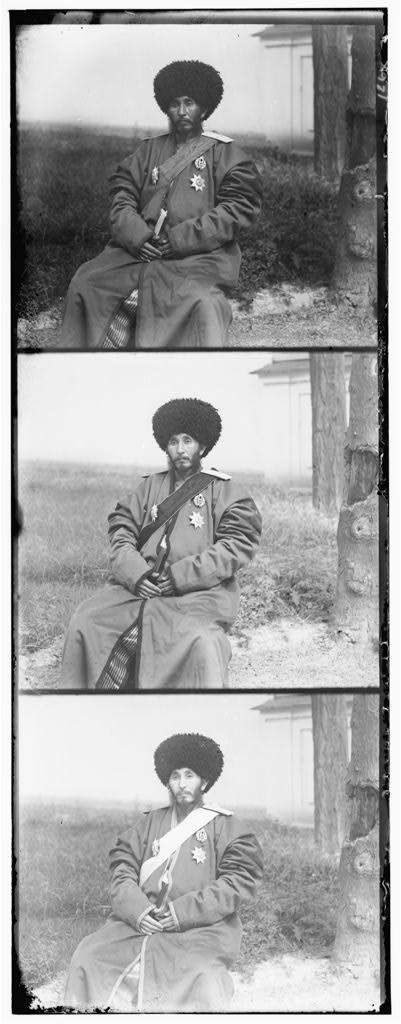
#> input picture Assignment_1/code/data/00106v.jpg, 401 x 1024 px, given as the content of the folder dataset/template/, which was not available
$ python main.py
#> lines starting #> are read from the running program, lines starting #| are printed output that depends on the picture; after the words box and inside, x2 and y2 are one past the last pixel; in counts of white or black regions, pixels touching at a corner belong together; pictures that were not available may be replaced by others from this repository, and a replacement may not be noted
# import the necessary packages
import numpy as np
import argparse
import imutils
import glob
import cv2
import os


def image_finder(template, target, target_dir = 'dataset/target'):
    template = cv2.imread(template)
    template = cv2.cvtColor(template, cv2.COLOR_BGR2GRAY)
    template = cv2.Canny(template, 50, 200)
    (template_height, template_weight) = template.shape[:2]
    cv2.imshow("Template", template)
    all_images = len(target[1])
    success = 0
    for imagePath in target[1]:
        image = cv2.imread(target_dir+'/'+target[0]+'/'+ imagePath)
        gray = cv2.cvtColor(image, cv2.COLOR_BGR2GRAY)
        found = None
        for scale in np.linspace(0.2, 1.0, 20)[::-1]:
            resized = imutils.resize(gray, width = int(gray.shape[1] * scale))
            r = gray.shape[1] / float(resized.shape[1])
            if resized.shape[0] < template_height or resized.shape[1] < template_weight:
            	break
            edged = cv2.Canny(resized, 50, 50)
            result = cv2.matchTemplate(edged, template, cv2.TM_CCOEFF)
            (_, maxVal, _, maxLoc) = cv2.minMaxLoc(result)
            if found is None or maxVal > found[0]:
                found = (maxVal, maxLoc, r)
        success += 1
        (_, maxLoc, r) = found
        (startX, startY) = (int(maxLoc[0] * r), int(maxLoc[1] * r))
        (endX, endY) = (int((maxLoc[0] + template_weight) * r), int((maxLoc[1] + template_height) * r))
        cv2.rectangle(image, (startX, startY), (endX, endY), (0, 0, 255), 2)
        cv2.imshow(target[0], image)
        cv2.waitKey(0)

    print('Accuricy of',target[0], 'is', (success/all_images), success, all_images)

temp_dir = 'dataset/template/'
temp_files = os.listdir(temp_dir)

target_dir = 'dataset/target'
target_files = os.listdir(target_dir)

temp_list = []
for i in temp_files:
    temp_list.append(temp_dir+ i)

target_dict = {}
for i in target_files:
    target_dict[i] = (os.listdir(target_dir +'/' +i))

for i in range(len(temp_list)):
    image = temp_list[i]
    target = list(target_dict.items())[i]
    image_finder(image, target)
#> in image_finder, template is the input picture: shape (1024, 401, 3); min 0, max 255, mean 162.5
#> in image_finder, `template = cv2.Canny(template, 50, 200)`:
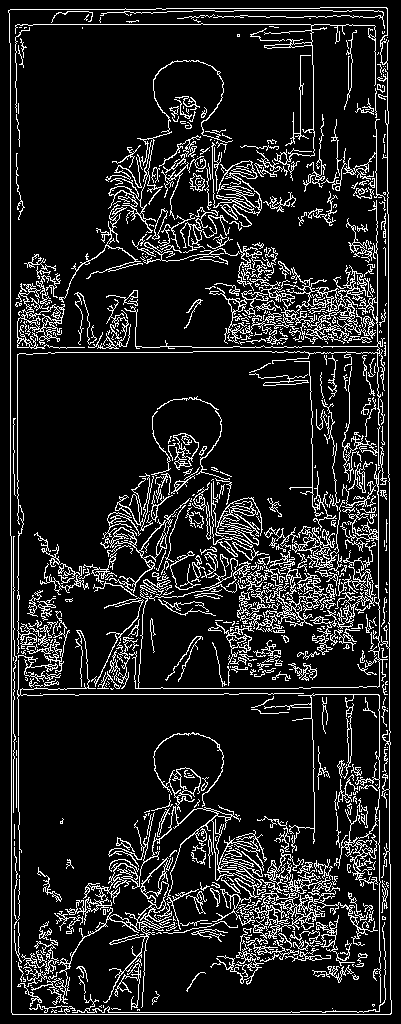
#> template: shape (1024, 401); 12.7% white in thin lines or dots
#> the loop in image_finder, `for scale in np.linspace(0.2, 1.0, 20)[::-1]:` made 2 passes
#> found on pass 1: (2.72e+09, (0, 0), 1)
#> pass 1, in image_finder, `edged = cv2.Canny(resized, 50, 50)`:
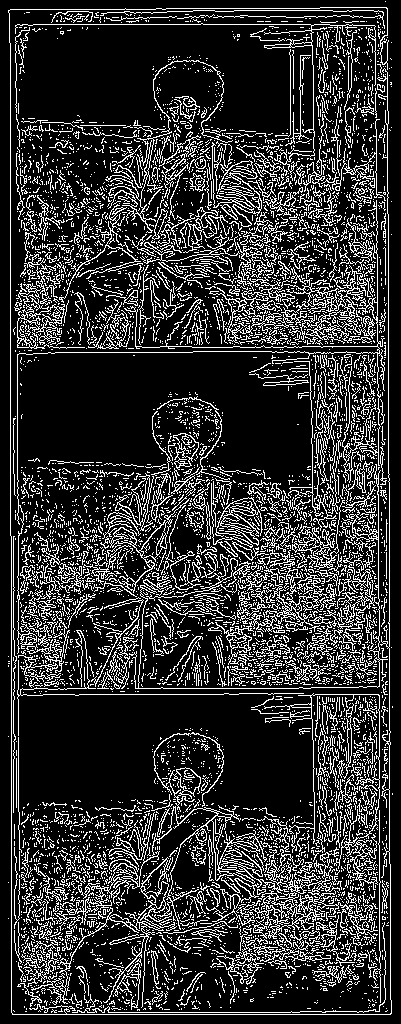
#> edged: shape (1024, 401); 19.7% white in thin lines or dots
#> in image_finder, `(_, maxLoc, r) = found`: r = 1
#> in image_finder, `(startX, startY) = (int(maxLoc[0] * r), int(maxLoc[1] * r))`: startX = 0
#> in image_finder, `(endX, endY) = (int((maxLoc[0] + template_weight) * r), int((maxLoc[1]..`: endX = 401; endY = 1024
#> in image_finder, `cv2.rectangle(image, (startX, startY), (endX, endY), (0, 0, 255), 2)`:
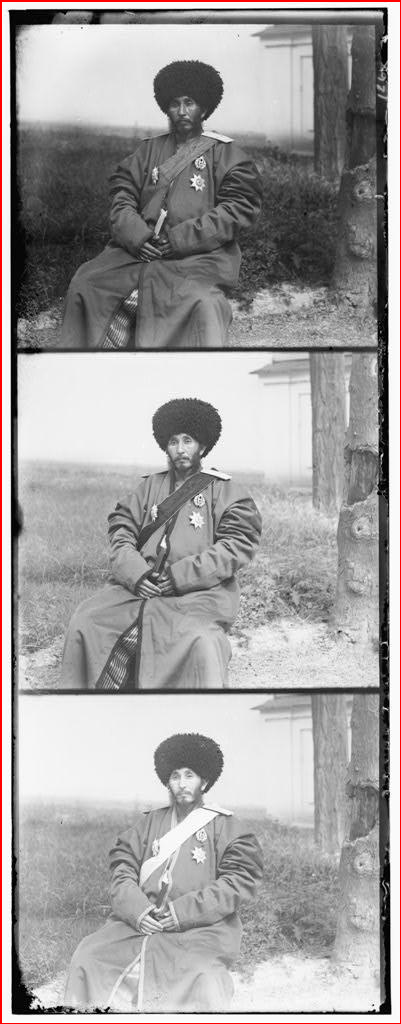
#> image: shape (1024, 401, 3); 1.04% of pixels changed, all inside (x1, y1, x2, y2) = (0, 0, 401, 1024)

$ run again, on Assignment_1/code/data/00125v.jpg
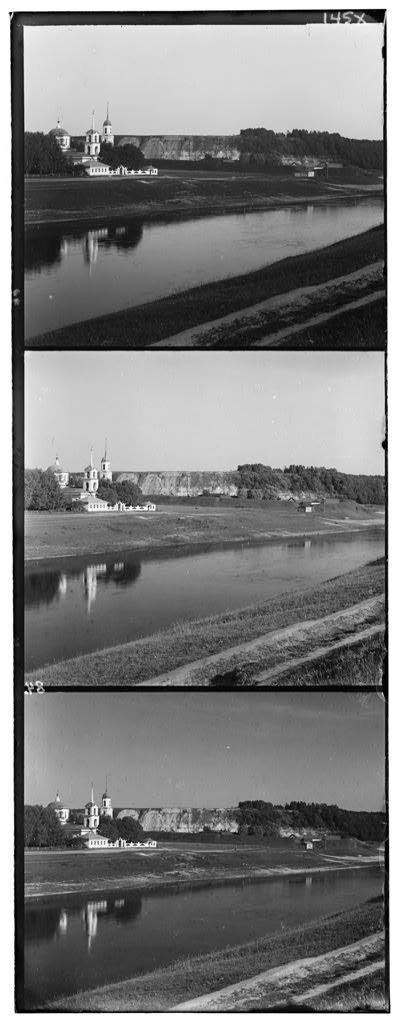
#> input picture Assignment_1/code/data/00125v.jpg, 400 x 1024 px, given as the content of the folder dataset/template/, which was not available
#> in image_finder, template is the input picture: shape (1024, 400, 3); min 0, max 255, mean 124.2
#> in image_finder, `template = cv2.Canny(template, 50, 200)`:
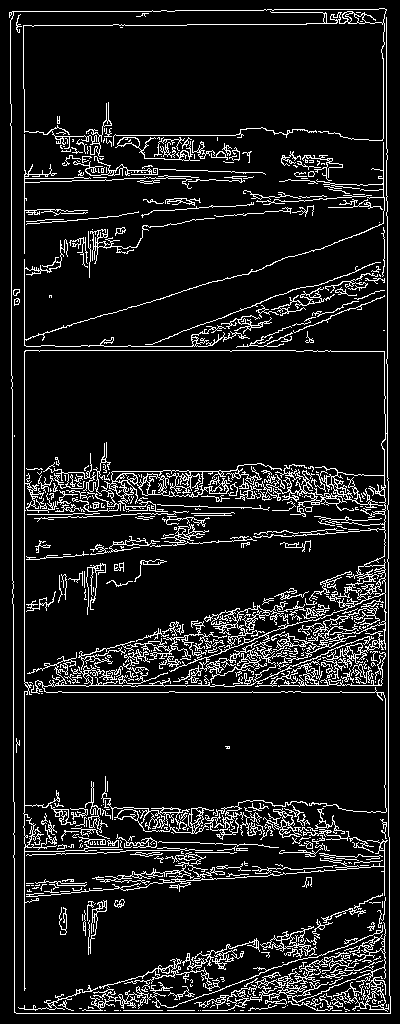
#> template: shape (1024, 400); 10% white in thin lines or dots
#> the loop in image_finder, `for scale in np.linspace(0.2, 1.0, 20)[::-1]:` made 2 passes
#> found on pass 1: (2.3e+09, (0, 0), 1)
#> in image_finder, `(_, maxLoc, r) = found`: r = 1
#> startX = 0
#> endX = 400; endY = 1024
#> in image_finder, `cv2.rectangle(image, (startX, startY), (endX, endY), (0, 0, 255), 2)`:
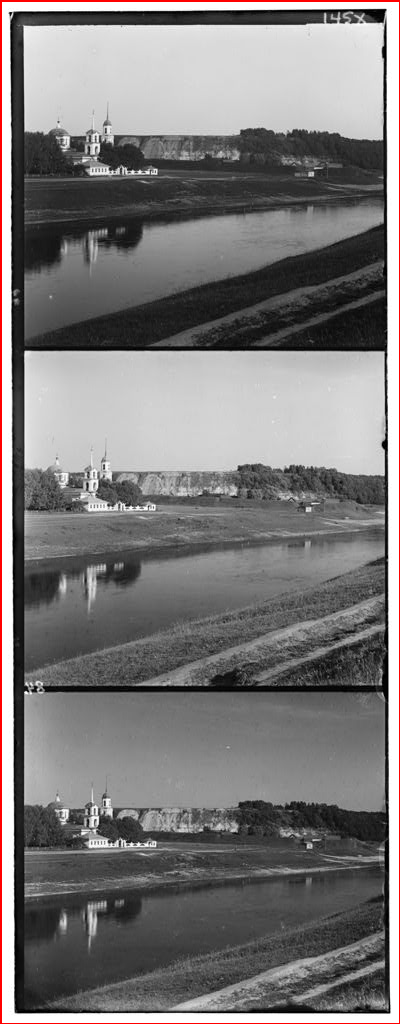
#> image: shape (1024, 400, 3); 1.04% of pixels changed, all inside (x1, y1, x2, y2) = (0, 0, 400, 1024)

$ run again, on Assignment_1/code/data/00137v.jpg
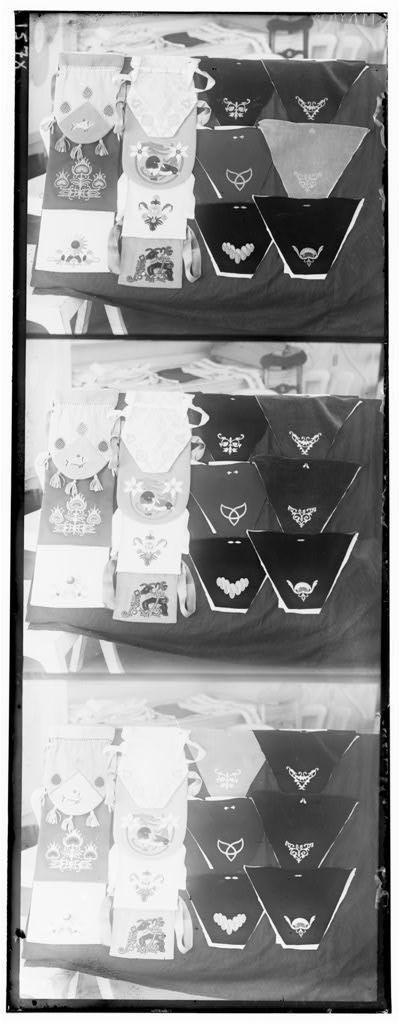
#> input picture Assignment_1/code/data/00137v.jpg, 400 x 1024 px, given as the content of the folder dataset/template/, which was not available
#> in image_finder, template is the input picture: shape (1024, 400, 3); min 0, max 255, mean 149.6
#> in image_finder, `template = cv2.Canny(template, 50, 200)`:
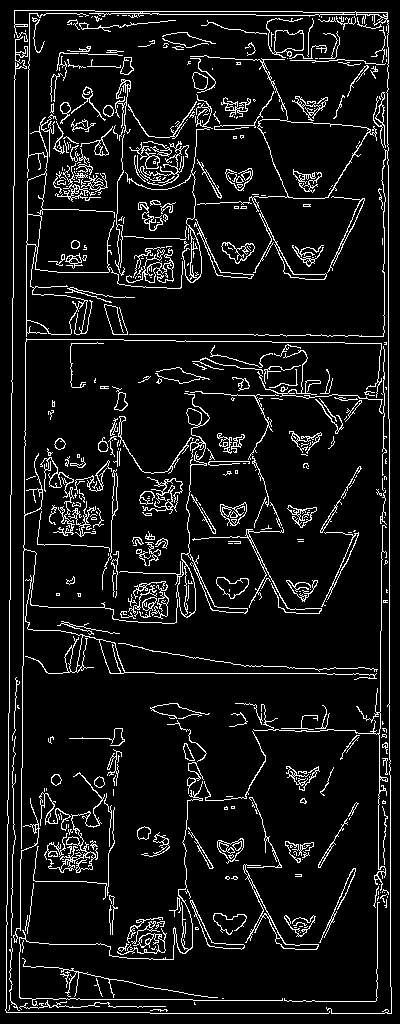
#> template: shape (1024, 400); 8.4% white in thin lines or dots
#> the loop in image_finder, `for scale in np.linspace(0.2, 1.0, 20)[::-1]:` made 2 passes
#> found on pass 1: (1.96e+09, (0, 0), 1)
#> in image_finder, `(_, maxLoc, r) = found`: r = 1
#> startX = 0
#> endX = 400; endY = 1024
#> in image_finder, `cv2.rectangle(image, (startX, startY), (endX, endY), (0, 0, 255), 2)`:
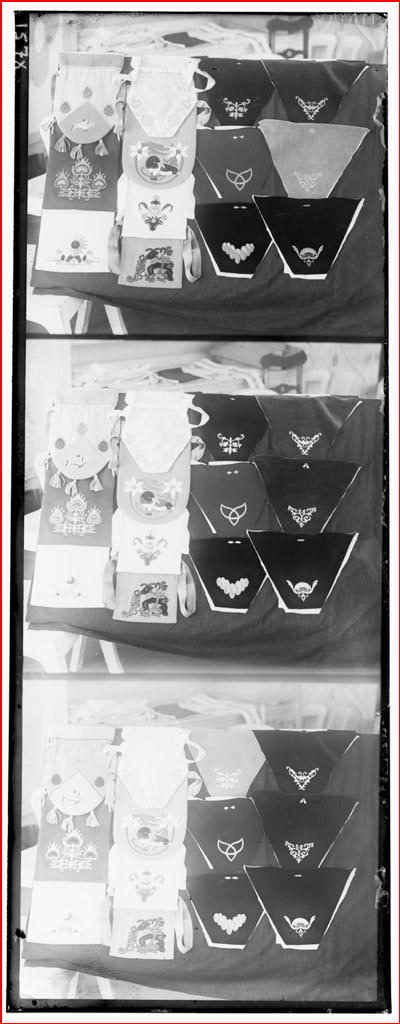
#> image: shape (1024, 400, 3); 1.04% of pixels changed, all inside (x1, y1, x2, y2) = (0, 0, 400, 1024)
